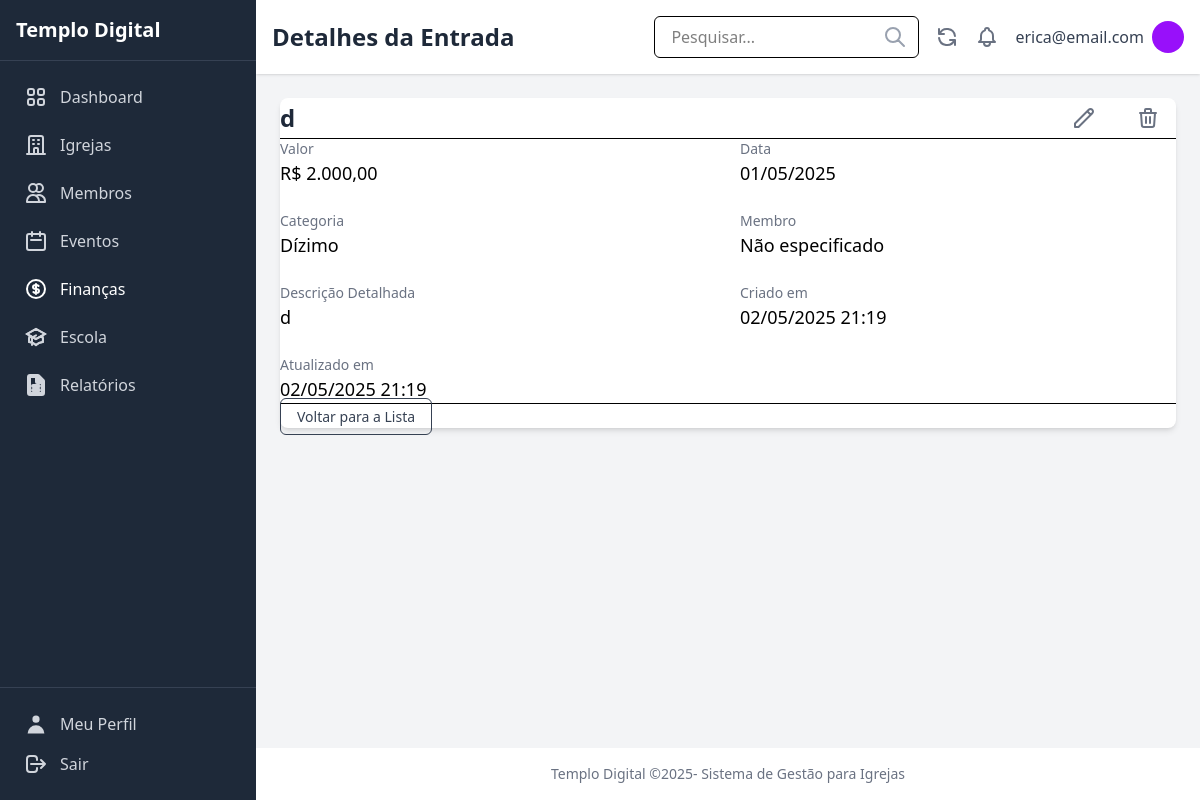
/financas/entradas/1/ (signed in), run on the app's committed database.
### users/models.py (models this page shows, shortened)
class CustomUser(AbstractUser):
    ROLE_CHOICES = [
        ('admin', 'Administrador'),
        ('pastor', 'Pastor'),
        ('secretario', 'Secretário'),
        ('tesoureiro', 'Tesoureiro'),
        ('lider', 'Líder'),
        ('membro', 'Membro'),
    ]
    role = models.CharField(
        _('Função'),
        max_length=20,
        choices=ROLE_CHOICES,
        default='membro',
        help_text=_('Define o nível de permissão do usuário no sistema')
    )
    phone = models.CharField(
        _('Telefone'),
        max_length=20,
        blank=True,
        null=True
    )
    address = models.TextField(
        _('Endereço'),
        blank=True,
        null=True
    )
    profile_image = models.ImageField(
        _('Imagem de Perfil'),
        upload_to='profile_images/',
        blank=True,
        null=True
    )
    class Meta:
        verbose_name = _('Usuário')
        verbose_name_plural = _('Usuários')

### finances/models.py (models this page shows, shortened)
class Income(models.Model):
    PAYMENT_METHOD_CHOICES = [
        ('dinheiro', 'Dinheiro'),
        ('pix', 'PIX'),
        ('cartao', 'Cartão'),
        ('transferencia', 'Transferência'),
        ('cheque', 'Cheque'),
        ('outro', 'Outro'),
    ]
    date = models.DateField(verbose_name="Data")
    amount = models.DecimalField(max_digits=10, decimal_places=2, verbose_name="Valor")
    description = models.CharField(max_length=255, verbose_name="Descrição")
    category = models.ForeignKey(Category, on_delete=models.PROTECT, verbose_name="Categoria")
    church = models.ForeignKey(Church, on_delete=models.CASCADE, verbose_name="Igreja")
    member = models.ForeignKey(Member, on_delete=models.SET_NULL, null=True, blank=True, verbose_name="Membro")
    payment_method = models.CharField(max_length=15, choices=PAYMENT_METHOD_CHOICES, default='dinheiro', verbose_name="Forma de Pagamento")
    receipt = models.FileField(upload_to='comprovantes/entradas/', null=True, blank=True, verbose_name="Comprovante")
    created_at = models.DateTimeField(auto_now_add=True, verbose_name="Criado em")
    updated_at = models.DateTimeField(auto_now=True, verbose_name="Atualizado em")
    class Meta:
        verbose_name = "Entrada"
        verbose_name_plural = "Entradas"
        ordering = ['-date']

class Category(models.Model):
    TYPE_CHOICES = [
        ('entrada', 'Entrada'),
        ('saida', 'Saída'),
        ('ambos', 'Ambos'),
    ]
    name = models.CharField(max_length=100, verbose_name="Nome")
    category_type = models.CharField(max_length=10, choices=TYPE_CHOICES, default='ambos', verbose_name="Tipo")
    description = models.TextField(blank=True, null=True, verbose_name="Descrição")
    class Meta:
        verbose_name = "Categoria"
        verbose_name_plural = "Categorias"
        ordering = ['name']

### finances/views.py (the view)
# urls.py: path('entradas/<int:pk>/', views.income_detail, name='income_detail'),
@login_required
def income_detail(request, pk):
    income = get_object_or_404(Income, pk=pk)
    return render(request, 'finances/income_detail.html', {
        'income': income,
        'active_menu': 'finances',
    })

### finances/templates/finances/income_detail.html (shortened to what this page needs)
{% extends "core/base.html" %}
{% load static %}
{% load humanize %}
{% block page_title %}Detalhes da Entrada{% endblock %}
{% block content %}
<div class="max-w-4xl mx-auto bg-white p-8 rounded-lg shadow-md">
    <div class="flex justify-between items-center mb-6 pb-4 border-b border-gray-200">
        <h2 class="text-2xl font-semibold text-gray-800">{{ income.description }}</h2>
        <div class="flex space-x-2">
            <a href="{% url 'finances:income_update' income.pk %}" class="px-4 py-2 bg-yellow-500 text-white rounded-md hover:bg-yellow-600 text-sm font-medium">
            </a>
            <a href="{% url 'finances:income_delete' income.pk %}" class="px-4 py-2 bg-red-600 text-white rounded-md hover:bg-red-700 text-sm font-medium">
            </a>
        </div>
    </div>
    <div class="grid grid-cols-1 md:grid-cols-2 gap-6">
        <div>
            <p class="text-sm font-medium text-gray-500">Valor</p>
            <p class="text-lg text-gray-900">R$ {{ income.amount|intcomma }}</p>
        </div>
        <div>
            <p class="text-sm font-medium text-gray-500">Data</p>
            <p class="text-lg text-gray-900">{{ income.date|date:"d/m/Y" }}</p>
        </div>
        <div>
            <p class="text-sm font-medium text-gray-500">Categoria</p>
            <p class="text-lg text-gray-900">{{ income.category.name|default:"Sem categoria" }}</p>
        </div>
        <div>
            <p class="text-sm font-medium text-gray-500">Membro</p>
            <p class="text-lg text-gray-900">{{ income.member.name|default:"Não especificado" }}</p>
        </div>
        <div class="md:col-span-2">
            <p class="text-sm font-medium text-gray-500">Descrição Detalhada</p>
            <p class="text-lg text-gray-900">{{ income.description|linebreaksbr|default:"Nenhuma descrição fornecida." }}</p>
        </div>
        <div>
            <p class="text-sm font-medium text-gray-500">Criado em</p>
            <p class="text-lg text-gray-900">{{ income.created_at|date:"d/m/Y H:i" }}</p>
        </div>
        <div>
            <p class="text-sm font-medium text-gray-500">Atualizado em</p>
            <p class="text-lg text-gray-900">{{ income.updated_at|date:"d/m/Y H:i" }}</p>
        </div>
    </div>
    <div class="mt-8 border-t border-gray-200 pt-6">
        <a href="{% url 'finances:income_list' %}" class="px-4 py-2 border border-gray-300 rounded-md text-sm font-medium text-gray-700 hover:bg-gray-50 focus:outline-none focus:ring-2 focus:ring-offset-2 focus:ring-gray-500">
            Voltar para a Lista
        </a>
    </div>
</div>
{% endblock %}

### core/templates/core/base.html (shortened to what this page needs)
{% load static tailwind_tags %}
<!DOCTYPE html>
<html lang="pt-br">
  <head>
    {% tailwind_css %}
  </head>
  <body class="bg-gray-100 flex min-h-screen">
    {% if user.is_authenticated %}
      <aside class="w-64 bg-gray-800 text-white flex flex-col fixed inset-y-0 left-0">
        <div class="p-4 border-b border-gray-700">
          <h1 class="text-xl font-semibold">Templo Digital</h1>
        </div>
        <nav class="flex-grow p-4">
          <ul class="space-y-2">
            <li>
              <a href="{% url 'dashboard:index' %}"
                class="flex items-center p-2 {% if active_menu == 'dashboard' %}
                  bg-purple-700 text-white
                {% else %}
                  text-gray-300 hover:bg-gray-700 hover:text-white
                {% endif %} rounded-md">
                <span class="ml-3">Dashboard</span>
              </a>
            </li>
            <li>
              <a href="{% url 'churches:church_list' %}"
                class="flex items-center p-2 {% if active_menu == 'churches' %}
                  bg-purple-700 text-white
                {% else %}
                  text-gray-300 hover:bg-gray-700 hover:text-white
                {% endif %} rounded-md">
                <span class="ml-3">Igrejas</span>
              </a>
            </li>
            <li>
              <a href="{% url 'members:member_list' %}"
                class="flex items-center p-2 {% if active_menu == 'members' %}
                  bg-purple-700 text-white
                {% else %}
                  text-gray-300 hover:bg-gray-700 hover:text-white
                {% endif %} rounded-md">
                {% include 'icons/members.html' %}
                <span class="ml-3">Membros</span>
              </a>
            </li>
            <li>
              <a href="{% url 'events:event_list' %}"
                class="flex items-center p-2 {% if active_menu == 'events' %}
                  bg-purple-700 text-white
                {% else %}
                  text-gray-300 hover:bg-gray-700 hover:text-white
                {% endif %} rounded-md">
                {% include 'icons/events.html' %}
                <span class="ml-3">Eventos</span>
              </a>
            </li>
            <li>
              <a href="{% url 'finances:income_list' %}"
                class="flex items-center p-2 {% if active_menu == 'finances' %}
                  bg-purple-700 text-white
                {% else %}
                  text-gray-300 hover:bg-gray-700 hover:text-white
                {% endif %} rounded-md">
                <span class="ml-3">Finanças</span>
              </a>
            </li>
            <li>
              <a href="{% url 'school:school_class_list' %}"
                class="flex items-center p-2 {% if active_menu == 'school' %}
                  bg-purple-700 text-white
                {% else %}
                  text-gray-300 hover:bg-gray-700 hover:text-white
                {% endif %} rounded-md">
                <span class="ml-3">Escola</span>
              </a>
            </li>
            <li>
              <a href="{% url 'reports:index' %}"
                class="flex items-center p-2 {% if active_menu == 'reports' %}
                  bg-purple-700 text-white
                {% else %}
                  text-gray-300 hover:bg-gray-700 hover:text-white
                {% endif %} rounded-md">
                <span class="ml-3">Relatórios</span>
              </a>
            </li>
          </ul>
        </nav>
        <div class="p-4 border-t border-gray-700">
          <a href="{% url 'users:profile' %}" class="flex items-center p-2 text-gray-300 hover:bg-gray-700 hover:text-white rounded-md mb-2">
            {% include 'icons/profile.html' %}
            <span class="ml-3">Meu Perfil</span>
          </a>
          <form method="post" action="{% url 'users:logout' %}">
            <a href="#" class="flex items-center p-2 text-gray-300 hover:bg-gray-700 hover:text-white rounded-md">
              <button type="submit"  class="flex items-center">
                {% include 'icons/logout.html' %}
                <span class="ml-3">Sair</span>
              </button>
            </a>
          </form>
        </div>
      </aside>
    {% endif %}
    {% if user.is_authenticated %}
    <div class="flex-1 flex flex-col ml-64">
    {% else %}
    <div class="flex-1 flex flex-col">
    {% endif %}
        {% if user.is_authenticated %}
      <header class="bg-white shadow-sm p-4 flex justify-between items-center">
        <div>
          <h1 class="text-2xl font-semibold text-gray-800">
            {% block page_title %}{% endblock %}
          </h1>
        </div>
        <div class="flex items-center space-x-4">
          <div class="relative">
            <input type="text" placeholder="Pesquisar..." class="px-4 py-2 border rounded-md focus:outline-none focus:ring-2 focus:ring-purple-600" />
            <span class="absolute right-3 top-1/2 transform -translate-y-1/2 text-gray-400">{% include 'icons/pesquisar.html' %}</span>
          </div>
          <button class="text-gray-500 hover:text-gray-700">{% include 'icons/atualizar.html' %}</button>
          <button class="text-gray-500 hover:text-gray-700">{% include 'icons/notificacoes.html' %}</button>
          <div class="flex items-center space-x-2">
            <span class="text-gray-700">{{ user.get_full_name|default:user.username }}</span>
            {% if user.profile_image %}
              <img src="{{ user.profile_image.url }}" alt="User Avatar" class="w-8 h-8 rounded-full" />
            {% else %}
              <div class="w-8 h-8 rounded-full bg-purple-600 flex items-center justify-center text-white">{{ user.first_name|first|upper }}{{ user.last_name|first|upper }}</div>
            {% endif %}
          </div>
        </div>
      </header>
        {% endif %}
      <main class="flex-grow p-6">
        {% block content %}{% endblock %}
      </main>
      {% if user.is_authenticated %}
      <footer class="bg-white text-center p-4 text-sm text-gray-500 mt-auto">
        <p>
          Templo Digital ©{% now 'Y' %}- Sistema de Gestão para Igrejas
        </p>
      </footer>
        {% endif %}
    </div>
  </body>
</html>

### data on the page
CustomUser: get_full_name "erica@email.com"
Income: description "d", amount "2.000,00", date "01/05/2025", category.name "Dízimo", member.name "Não especificado", created_at "02/05/2025 21:19", updated_at "02/05/2025 21:19"
